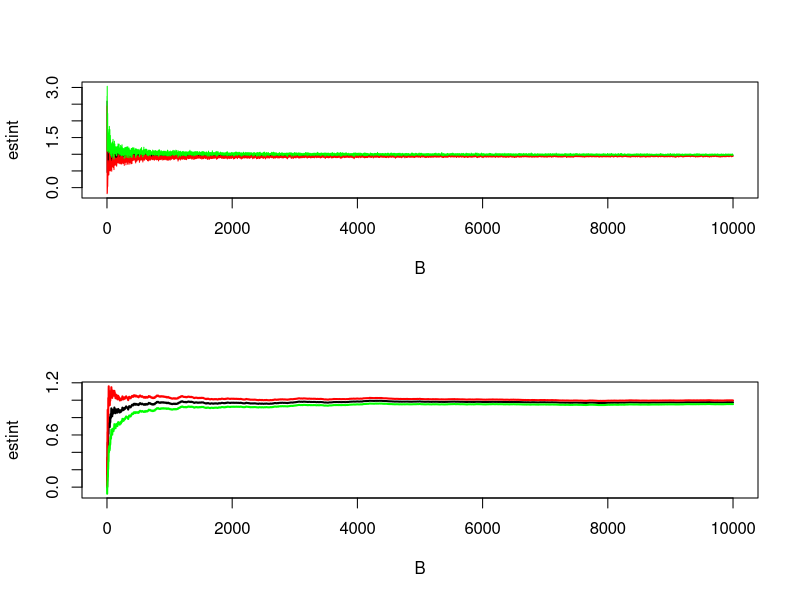
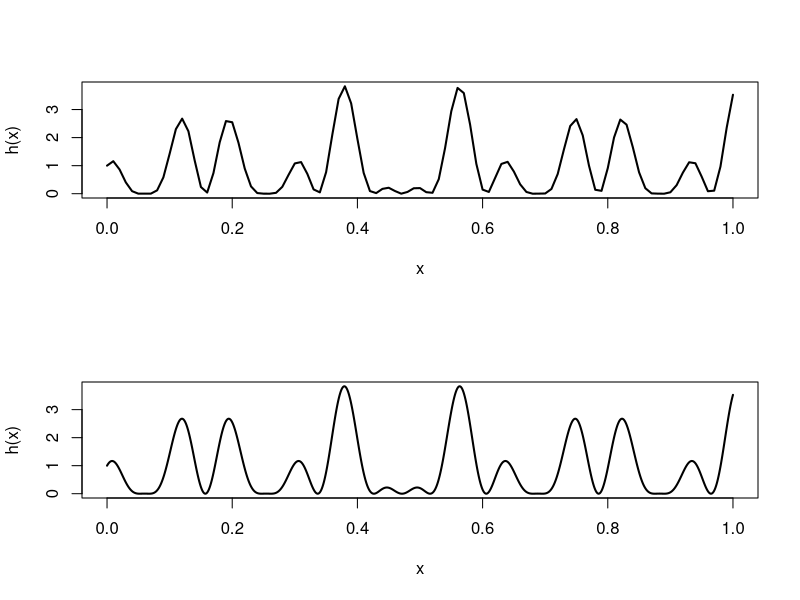
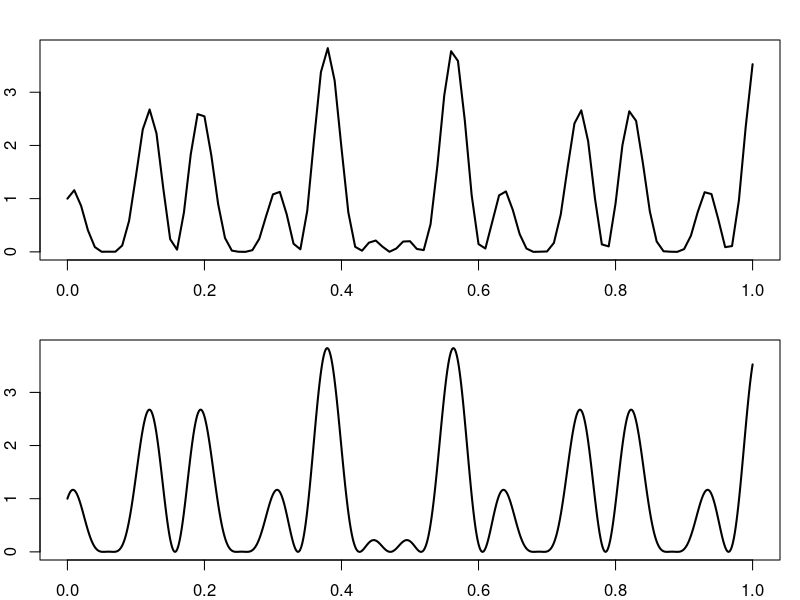
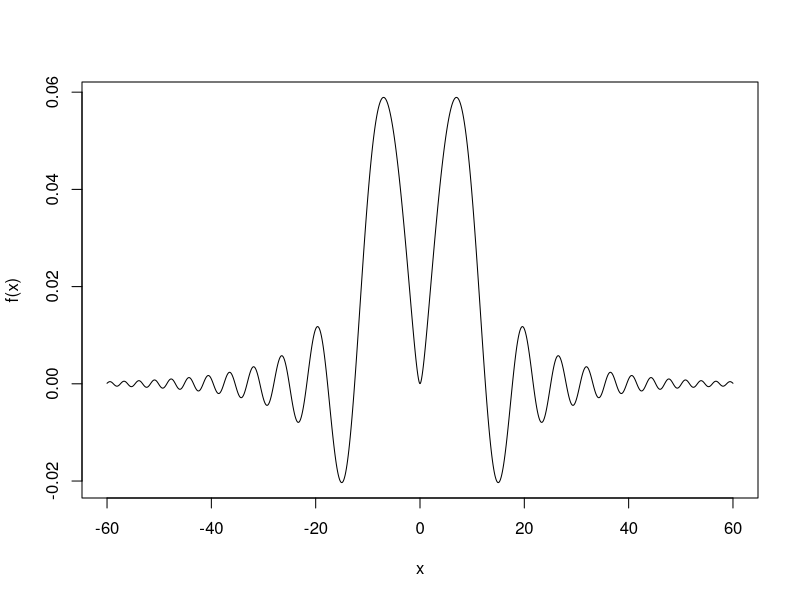
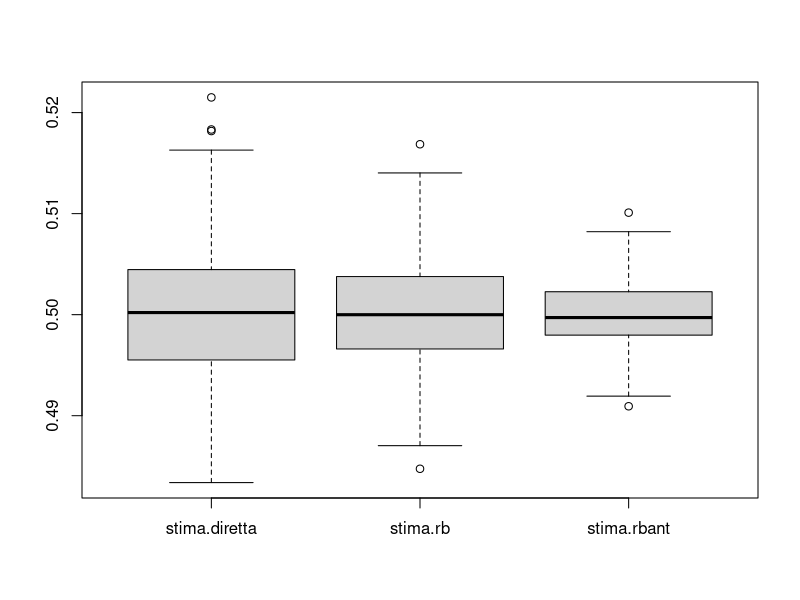
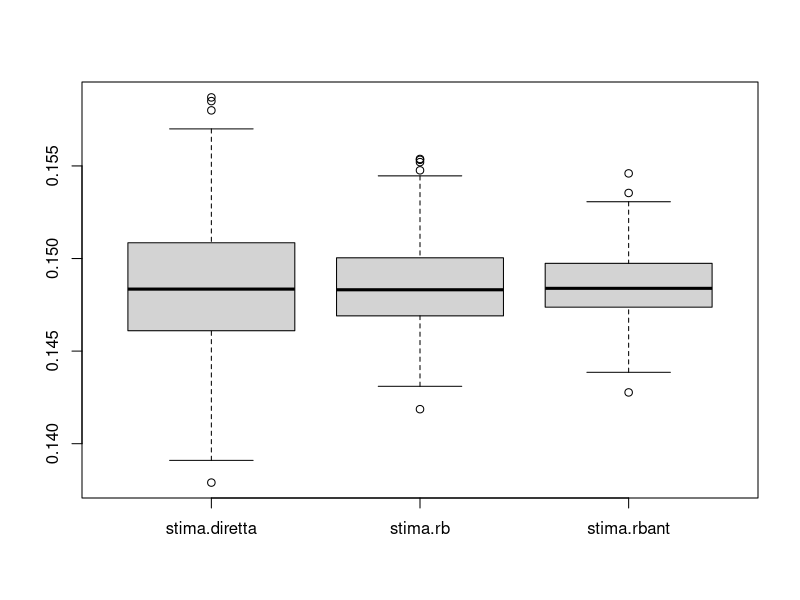
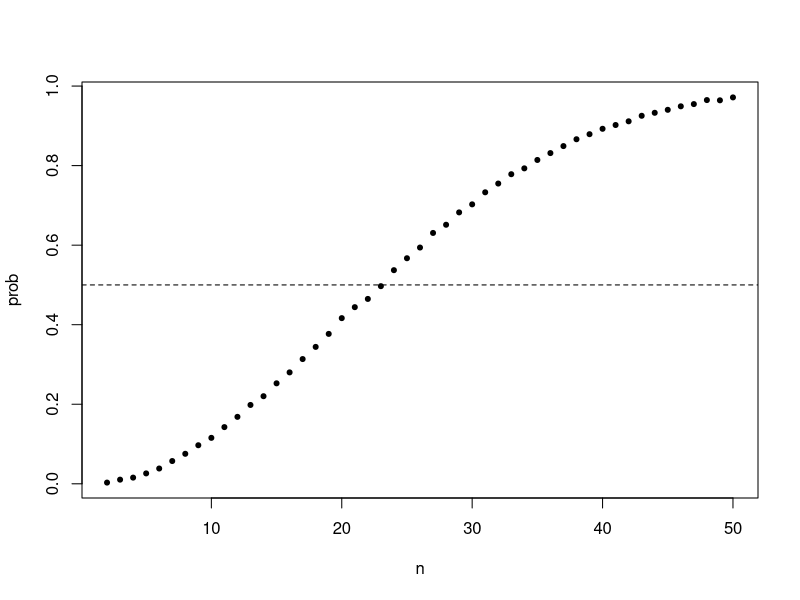

Source code (R) for these figures, in order: (Note: a time limit stopped this script after it produced the figures.)
#LABORATORIO 2 PROF

##################################################
######## PARTE 2: Simulazione Monte Carlo ########
##################################################

### Esercizio n. 1

h=function(x){(cos(50*x)+sin(20*x))^2}

B <- 10^4

I <- h(runif(B))
mean(I)

s2 = var(I)
se = sqrt(s2/B)
mean(I) + c(-1,1) * qnorm(0.975) * se  # Intervallo di confidenza con grado di
# fiducia 0.95. Forniamo cosi' una
# valutazione della precisione.

integrate(h,0,1) # Per un'integrale unidimensionale, anche la funzione
# integrate risolve il problema.


# Valutazione per B = 2,...,10^4.
# Si noti che B deve essere > 1 per poter valutare l'incertezza.

estint = icl = icu = rep(NA,10^4-1) # estint conterra' le stime dell'integrale.
# icl conterra' gli estremi inferiori degli i.c.
# icu conterra' gli estremi superiori degli i.c.
for (B in 2:10^4){
  print(B)
  I  <- h(runif(B))
  estint[B-1] = mean(I)
  s2 = var(I)
  se = sqrt(s2/B)
  icl[B-1] = mean(I) - qnorm(0.975) * se
  icu[B-1] = mean(I) + qnorm(0.975) * se
}

par(mfrow=c(2,1))
plot(estint,xlab="B",ty="l",ylim=c(min(icl),max(icu)))
lines(icl,col="red")
lines(icu,col="green")

# Metodo piu' furbo, senza ciclo for.

I <- h(runif(10^4))
estint= cumsum(I)/(1:10^4) # estint contiene le medie di B valori generati per h(x),
# con B = 1,...,10^4.
# A differenza del ciclo for, in cui generavo prima B=2, poi B=3,
# poi B=4, ... valori, qui genero B=10^4 valori una volta sola.
csI2 = cumsum((I-estint)^2) # Somme degli scarti quadratici dalla media, per B=1,...,10^4.
s2 = csI2[2:10^4]/(1:(10^4-1)) # Stime della varianza, basate su B=2,3,...,10^4
# simulazioni (al denominatore ho B-1).
se=sqrt(s2/(2:10^4)) # Valori degli standard error, per B=2,...,10^4.

estint = estint[2:10^4] # Considero solo B=2,...,10^4 anche per estint.

plot(estint,xlab="B",ty="l",lwd=2,ylim=c(min(estint+2*se,estint-2*se), # qnorm(0.975) � circa 2
                                         max(estint+2*se,estint-2*se)))
lines(estint+2*se,col="red",lwd=2)
lines(estint-2*se,col="green",lwd=2)

# Diamo un'occhiata alla funzione h(x) in (0,1).

h=function(x){(cos(50*x)+sin(20*x))^2}

par(mfrow=c(2,1))
curve(h,from=0,to=1,xlab="x",ylab="h(x)",lwd="2") # Di default, la curva viene calcolata in
# n=101 punti, che in questo caso sono
# troppo pochi per disegnarla bene.
curve(h,from=0,to=1,xlab="x",ylab="h(x)",lwd="2",n=1E3) # ?curve per dettagli.

par(mar=c(2,2,2,1)) # Con altri margini.
curve(h,from=0,to=1,xlab="x",ylab="h(x)",lwd="2")
curve(h,from=0,to=1,xlab="x",ylab="h(x)",lwd="2",n=1E3)

par(mar=c(5, 4, 4, 2) + 0.1,mfrow=c(1,1)) # Torniamo ai valori di default.


###############################################################################

### Esercizio n. 2

B <- 1000
y1 <- runif(B) # Trasformiamo le variabili con yi = xi/3,
y2 <- runif(B) # ottenendo Y_i con distr. U(0,1), per i = 1,2,3.
y3 <- runif(B)
z <- 27 * exp(-abs(3 * (y1 - y2))^(2 + sqrt(3 * y3)))
cat("Stima:", mean(z), "\nIntervallo:", mean(z)+c(-1,1)*qnorm(0.975)*sd(z)/sqrt(B), "\n")


###############################################################################

## Esercizio n. 3

B <- 1000
x1 <- runif(B, 0, 3)
x2 <- runif(B, 0, 3)
x3 <- runif(B, 0, 3)
z <- 27*exp(-abs(x1 - x2)^(2 + sqrt(x3))) # Devo moltiplicare per 3^3, visto che la
# densita' di una U(0,3) e' 1/3.
cat("Stima:", mean(z), "\nIntervallo:", mean(z)+c(-1,1)*qnorm(0.975)*sd(z)/sqrt(B), "\n")

# Si noti che con questo approccio stiamo applicando, in pratica, il campionamento per
# importanza, con phi_i(x) = 1 e psi_i(x) = 1/3 per i = 1,2,3.
# In questo caso, tuttavia, il nome "per importanza" non ha molto senso, in quanto stiamo usando
# delle densita' psi_i(x) costanti, che non tengono dunque in alcun conto l'andamento della
# funzione da integrare.


###############################################################################

### Esercizio n. 4

f <- function(x){exp(-sqrt(abs(x)))*sin(x^2/50)}

curve(f,-60,60,n=1000) # La funzione f(x) non ha un massimo in 0,
# come la densita' N(0,400). Tuttavia, e'
# chiaro che f(x) e' simmetrica attorno a 0 e
# che in generale assume valori sempre piu'
# piccoli allontanandosi da 0. Inoltre, e' chiaro
# che il contributo all'integrale dei valori f(x),
# con |x| > 40 = 2 * dev. standard, e' piccolo.
# Queste considerazioni rendono la densita' N(0,400)
# adeguata per il campionamento per importanza.

B <- 10^4
x <- rnorm(B,0,20)
z <- f(x)/dnorm(x,0,20) # Campionamento per importanza, con phi(x) = 1 e psi(x)
# densita' di una N(0,400).
cat("Stima:", mean(z), "\nIntervallo:", mean(z)+c(-1,1)*qnorm(0.975)*sd(z)/sqrt(B), "\n")

integrate(f,-Inf,Inf) # Per confronto.

# Proviamo a risolvere il problema senza campionamento per importanza,
# riportandoci all'intervallo (0,1) con una trasformazione.
# In particolare, usiamo y = 1/(1+exp(-x)),
# che assume valori in (0,1) quando x varia sulla retta reale.

# Otteniamo x = -log((1-y)/y) e dx/dy = 1/(y*(1-y)).
# Quindi integreremo sull'intervallo (0,1) la funzione

fy <- function(y){
  x = -log((1-y)/y)
  1/(y*(1-y)) * exp(-sqrt(abs(x)))*sin(x^2/50)
}

w <- fy(runif(B))
cat("Stima:", mean(w), "\nIntervallo:", mean(w)+c(-1,1)*qnorm(0.975)*sd(w)/sqrt(B), "\n")

# La precisione e' molto inferiore a quella ottenuta con il
# campionamento per importanza. Inoltre, possiamo avere problemi
# di stabilita' per valori generati da runif troppo vicini a 0 o a 1
# (per y=0 e y=1, si ha che x diverge).

integrate(fy,1E-16,1-1E-16) # Dobbiamo escludere 0 e 1 dall'intervallo di
# integrazione, altrimenti x diverge.

###############################################################################

### Esercizio n. 5

B <- 10000

lambda <- 1

# Procedura di stima "diretta".

x <- rexp(B, lambda)
y <- sapply(x, function(x) runif(1, 0, x)) # Generiamo B valori per Y, che ha distrib. U(0,X).
cat("Stima di E(Y):", mean(y), "\nIntervallo:", mean(y)+c(-1,1)*qnorm(0.975)*sd(y)/sqrt(B), "\n")

# Possiamo usare Rao-Blackwell, dato che sappiamo che la media di una
# U(0,X), condizionata a X, e' X/2.

cat("Stima di E(Y):", mean(x/2), "\nIntervallo:", mean(x/2)+c(-1,1)*qnorm(0.975)*sd(x/2)/sqrt(B), "\n")

# Confrontiamo le precisioni delle due procedure via Monte Carlo,
# invece che usando intervalli di confidenza basati sul teorema del
# limite centrale come abbiamo fatto sopra.

M <- 500
stima.diretta <- stima.rb <- rep(NA,M)
for (i in 1:M){
  print(i)
  x <- rexp(B, lambda)
  y <- sapply(x, function(x) runif(1, 0, x))
  
  stima.diretta[i] <- mean(y)
  stima.rb[i] <- mean(x/2)
}

mean(stima.diretta) # In media il risultato e' lo stesso.
mean(stima.rb)

sd(stima.diretta) # Con Rao-Blackwell la precisione aumenta.
sd(stima.rb)

# Se, oltre a Rao-Blackwell, usiamo anche le variabili antitetiche,
# cambia solo il modo di generare x.

stima.rbant <- rep(NA,M)
for (i in 1:M){
  u <- runif(B/2)
  x1 <- qexp(u,lambda)
  x2 <- qexp(1-u,lambda)
  x <- c(x1,x2)
  stima.rbant[i] <- mean(x/2)
}

mean(stima.rbant) # In media il risultato e' lo stesso.
sd(stima.rbant) # La precisione e' superiore a quella ottenuta usando solo
# Rao-Blackwell.

boxplot(cbind(stima.diretta,stima.rb,stima.rbant))

###

# Stima di P(Y > 1).

# Procedura "diretta".

x <- rexp(B, lambda)
y <- sapply(x, function(x) runif(1, 0, x))
y.1 <- y > 1 # y.1 vale TRUE quando y > 1 e vale 0 altrimenti.
p.hat = mean(y.1) # Stima di P(Y > 1).
cat("Stima di P(Y > 1):", p.hat,
    "\nIntervallo:", p.hat+c(-1,1)*qnorm(0.975)*sqrt(p.hat*(1-p.hat)/B), "\n")

# Sappiamo che P(Y > 1 | X) e' (X-1)/X se X>1 e 0 altrimenti. Quindi,
# possiamo applicare Rao-Blackwell come segue.

f <- function(x) (x-1)/x * (x>1)
p.hat <- mean(f(x))
cat("Stima di P(Y > 1):", p.hat,
    "\nIntervallo:", p.hat+c(-1,1)*qnorm(0.975)*sqrt(p.hat*(1-p.hat)/B), "\n")

# Valutiamo la precisione via Monte Carlo.

M <- 500
stima.diretta <- stima.rb <- rep(NA,M)
for (i in 1:M){
  print(i)
  x <- rexp(B, lambda)
  y <- sapply(x, function(x) runif(1, 0, x))
  
  stima.diretta[i] <- mean(y>1)
  stima.rb[i] <- mean(f(x))
}

mean(stima.diretta) # In media il risultato e' lo stesso.
mean(stima.rb)

sd(stima.diretta) # Con Rao-Blackwell la precisione aumenta.
sd(stima.rb)

# Come sopra, usando le variabili antitetiche cambia solo il modo di generare x.

stima.rbant <- rep(NA,M)
for (i in 1:M){
  u <- runif(B/2)
  x1 <- qexp(u, lambda)
  x2 <- qexp(1-u, lambda)
  x <- c(x1,x2)
  
  stima.rbant[i] <- mean(f(x))
}

mean(stima.rbant) # Stessa media
sd(stima.rbant) # Maggiore precisione.

boxplot(cbind(stima.diretta,stima.rb,stima.rbant))

###############################################################################

### Esercizio n. 6 (Birthday problem)

# Come funziona "sample".

sample(1:10,3) # Campionamento di 3 valori, nell'insieme {1,2,...,10},
# senza reinserimento.
sample(1:10,3,replace=TRUE) # Campionamento di 3 valori, nell'insieme {1,2,...,10},
# con reinserimento.

# Come funziona "duplicated".

duplicated(1:10) # Nessun valore ripetuto.
duplicated(c(1:4,4,5,6,6)) # TRUE per i valori ripetuti.

# Come funziona "any".

any(rep(F,8)) # "any" restituisce TRUE se almeno uno degli elementi e' TRUE.
any(c(rep(F,8),T))

# Gia' che ci siamo: come funziona "all".

all(rep(F,8)) # "all" restituisce TRUE se tutti gli elementi sono TRUE.
all(c(rep(F,8),T))
all(c(rep(T,8)))

bpSim <- function(n, B){
  # is.rep restituisce un vettore di B codici TRUE e FALSE. Ottengo TRUE se, tra gli n valori
  # generati con sample, c'e' almeno un valore ripetuto.
  is.rep <- function(n,B) sapply(rep(n,B),function(n) any(duplicated(sample(1:365, n, replace=TRUE))))
  
  sapply(n, function(n) mean(is.rep(n,B))) # In questo modo, n puo' essere vettoriale.
}

B <- 10000
n <- 2:50
prob <- bpSim(n,B) # Probabilita' stimata di compleanni ripetuti, quando si
# prendono n persone a caso.

# Disegniamo i risultati.

plot(n, prob, pch=20)
abline(h=0.5,lty=2)
min(n[prob>0.5]) # Con n almeno pari a 23, la probabilita' che tra n persone
# prese a caso ce ne siano almeno due nate lo stesso giorno
# e' maggiore della probabilita' complementare (ossia la
# probabilita' che siano nate tutte in giorni diversi).


# Se non conosco any e duplicated, devo lavorare in maniera inefficiente:

any.duplicated <- function(x){
  n = length(x)
  ris <- FALSE
  
  for(i in 1:(n-1)){ # I cicli for sono inefficienti.
    cat("i =",i,"\n") # Togliere il commento per il debugging.
    for(j in (i+1):n){
      cat("j =",j,"\n") # Togliere il commento per il debugging.
      if(x[i] == x[j]){
        ris <- TRUE
        break # Fatto: usciamo dal ciclo for per j.
      }
    }
    if(ris) break # Fatto: usciamo dal ciclo for per i.
  }
  
  ris
}

# Proviamo se funziona.

any.duplicated(c(1:100,100))
any.duplicated(rep(7,10))
any.duplicated(3:107)
any.duplicated(c(3,3:107))

# Funziona. Scriviamo dunque una funzione analoga a bpSim, ma
# basata su any.duplicated, e quindi inefficiente.

bpSim1 <- function(n, B){
  is.rep <- function(n,B) sapply(rep(n,B),function(n) any.duplicated(sample(1:365, n, replace=TRUE)))
  sapply(n, function(n) mean(is.rep(n,B)))
}

# Otteniamo gli stessi risultati, ma il tempo impiegato e'
# sensibilmente superiore.

prob1 <- bpSim1(n,B)
plot(n, prob1, pch=20)
abline(h=0.5,lty=2)
min(n[prob1>0.5])

system.time(bpSim(n,B))
system.time(bpSim1(n,B))
